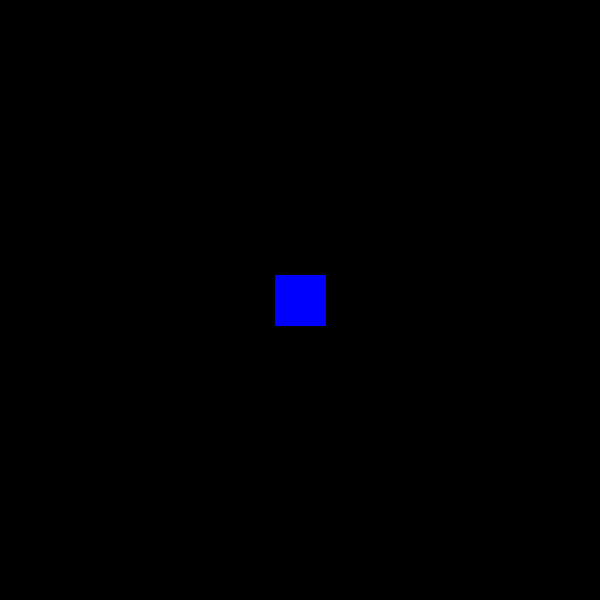
Frame 1 (no input)
Frame 60 (the mouse pressed at the canvas centre just before this capture): identical to frame 1, image omitted
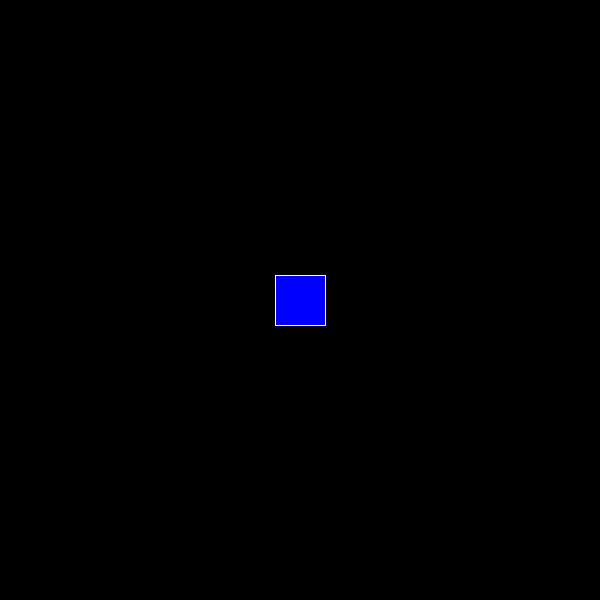
Frame 120 (the mouse held since frame 60 and released just before this capture)

The Processing sketch that drew these frames (run headless with seeded random() and noise(); from frame 60 on, the mouse is pressed at the canvas centre):

// Processing sketch: sketch_drag_and_drop
// ── sketch_drag_and_drop.pde
float x;
float y;
float h=50;
boolean cover=false;
boolean lock=false;
float a=0.0;
float b=0.0;

void setup(){
  size(600,600);
  x = width/2.0;
  y = height/2.0;
  rectMode(CENTER);
}
void draw(){
  background(0);
  if (mouseX > x-(h/2.0) && mouseX < x+(h/2.0) && mouseY > y-(h/2.0) && mouseY < y+(h/2.0)){
        cover=true;
        if(!lock){
          stroke(255);
          fill(0,0,255);
        }
      }else{
        stroke(0,0,255);
        fill(0,0,255);
        cover=false;
      }
rect(x,y,h,h);
}
void mousePressed(){
  if(cover){
    lock = true;
   fill(0,200,255); 
  }else{
    lock=false;
  }
  a=mouseX-x;
  b=mouseY-y;
}
void mouseDragged(){
  if(lock){
    x = mouseX-a;
    y = mouseY-b;
  }
}
void mouseReleased(){
  lock = false;
}
